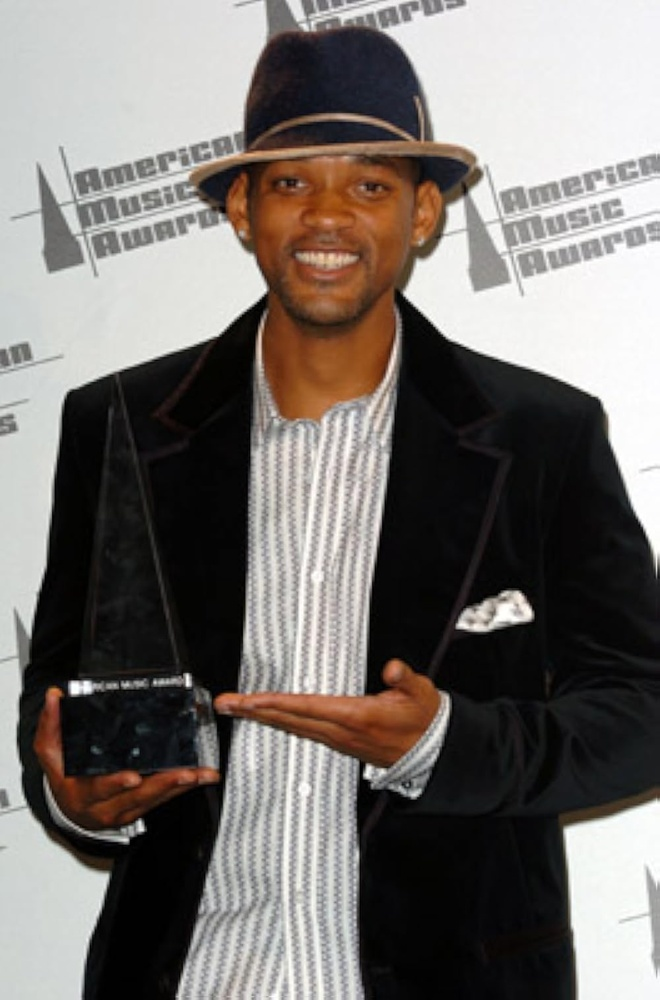
#> input picture Datasets/IMDB Scrap/Will Smith/1141.jpg, 660 x 1000 px, shrunk from 1000 x 1515 before the run, found by its file name; its folder holds only this picture in this run
$ python crop1face.py
#> lines starting #> are read from the running program, lines starting #| are printed output that depends on the picture
import cv2
import os


def detourer_visages(image_path, output_dir, face_cascade_path="haarcascade_frontalface_default.xml"):
    # Charger le classificateur en cascade Haar pour la détection des visages
#> called with output_dir = '/Datasets/FaceCropAge/Will Smith Crop', face_cascade_path = 'haarcascade_frontalface_default.xml'
    face_cascade = cv2.CascadeClassifier(cv2.data.haarcascades + face_cascade_path)

    # Charger l'image
    image = cv2.imread(image_path)
#> image is the input picture: shape (1000, 660, 3); mean B, G, R 110.3, 114.1, 119.2
    if image is None:
        print(f"Erreur : Impossible de charger l'image {image_path}")
        return

    # Convertir l'image en niveaux de gris (nécessaire pour la détection)
    gray = cv2.cvtColor(image, cv2.COLOR_BGR2GRAY)
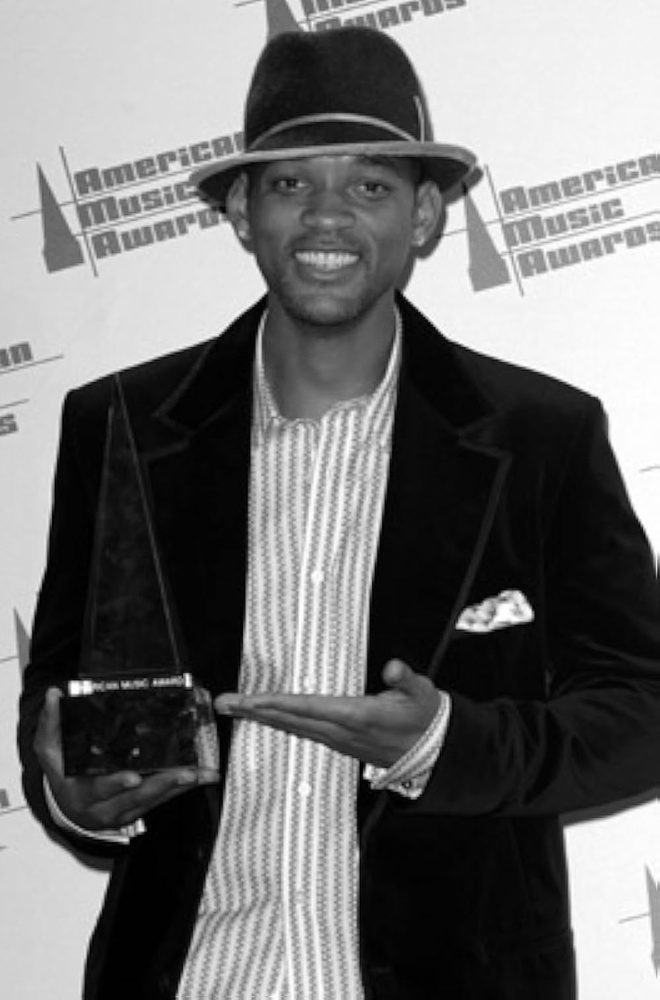
#> gray: shape (1000, 660); min 0, max 255, mean 115.2

    # Détecter les visages
    faces = face_cascade.detectMultiScale(gray, scaleFactor=1.1, minNeighbors=5, minSize=(30, 30))
#> faces = [[254, 162, 55, 55]]

    # Vérifier s'il y a exactement un visage détecté
    if len(faces) != 1:
        print(f"Image ignorée : {image_path} contient {len(faces)} visage(s).")
        return

    # Créer le répertoire de sortie s'il n'existe pas
    os.makedirs(output_dir, exist_ok=True)

    # Extraire et enregistrer le visage
    x, y, w, h = faces[0]
#> x = 254; y = 162; w = 55; h = 55
    face = image[y:y + h, x:x + w]
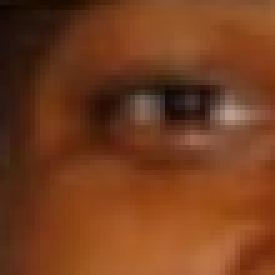
#> face: shape (55, 55, 3) (shown 5 times larger); mean B, G, R 29.8, 61.2, 117

    # Chemin pour enregistrer l'image détourée
    base_name = os.path.splitext(os.path.basename(image_path))[0]  # Nom de base de l'image
    output_path = os.path.join(output_dir, f"{base_name}_face.jpg")

    # Sauvegarder le visage
    cv2.imwrite(output_path, face)
    print(f"Visage sauvegardé : {output_path}")


def process_folder(input_dir, output_dir, face_cascade_path="haarcascade_frontalface_default.xml"):
    # Vérifier si le dossier d'entrée existe
    if not os.path.exists(input_dir):
        print(f"Erreur : Le dossier d'entrée {input_dir} n'existe pas.")
        return

    # Parcourir tous les fichiers du dossier
    for file_name in os.listdir(input_dir):
        file_path = os.path.join(input_dir, file_name)

        # Vérifier si c'est un fichier image
        if os.path.isfile(file_path) and file_name.lower().endswith(('.png', '.jpg', '.jpeg')):
            print(f"Traitement de l'image : {file_path}")
            detourer_visages(file_path, output_dir, face_cascade_path)


# Exemple d'utilisation
input_dir = r"C:\Users\33658\PycharmProjects\Act-O-Matic\Datasets\IMDB Scrap\Will Smith"
output_dir = r"/Datasets/FaceCropAge/Will Smith Crop"
process_folder(input_dir, output_dir)

$ run again, on Datasets/IMDB Scrap/Will Smith/197.jpg
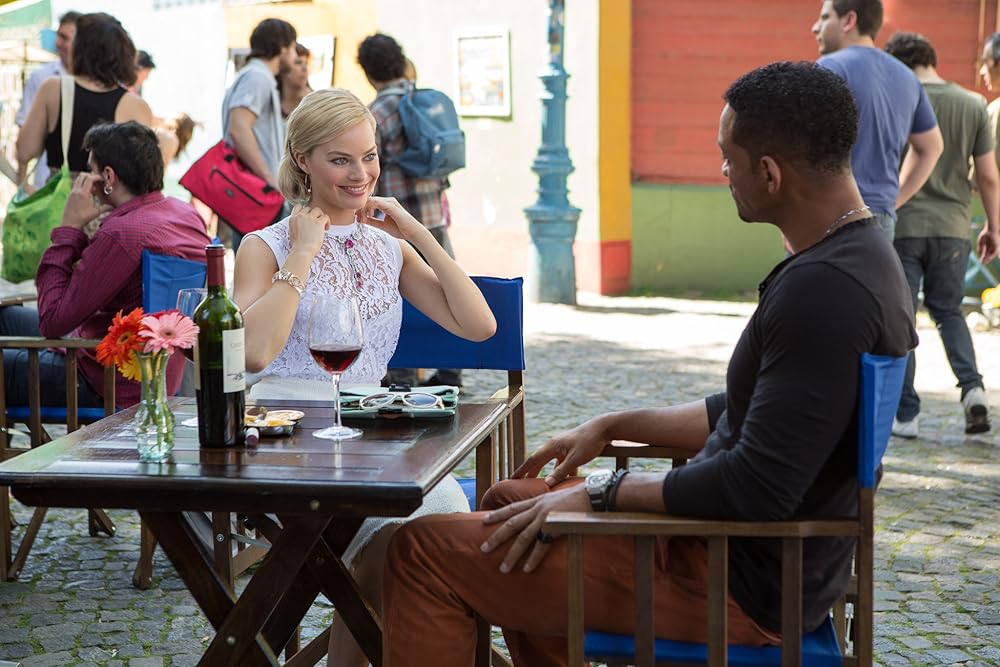
#> input picture Datasets/IMDB Scrap/Will Smith/197.jpg, 1000 x 667 px, found by its file name
#> in detourer_visages, image is the input picture: shape (667, 1000, 3); mean B, G, R 102.4, 106.7, 117.5
#> in detourer_visages, `gray = cv2.cvtColor(image, cv2.COLOR_BGR2GRAY)`:
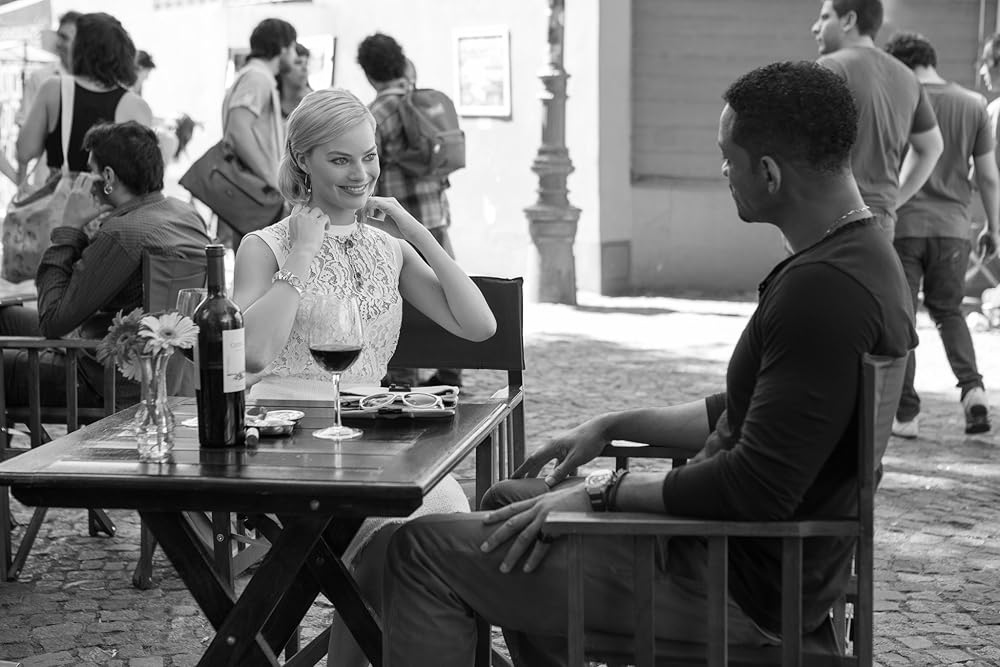
#> gray: shape (667, 1000); min 0, max 255, mean 109.5
#> faces = [[322, 132, 69, 69]]
#> x = 322; y = 132; w = 69
#> in detourer_visages, `face = image[y:y + h, x:x + w]`:
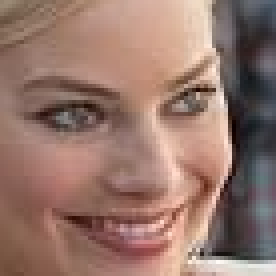
#> face: shape (69, 69, 3) (shown 4 times larger); mean B, G, R 107.1, 117.6, 149.3

$ run again, on Datasets/IMDB Scrap/Will Smith/30.jpg
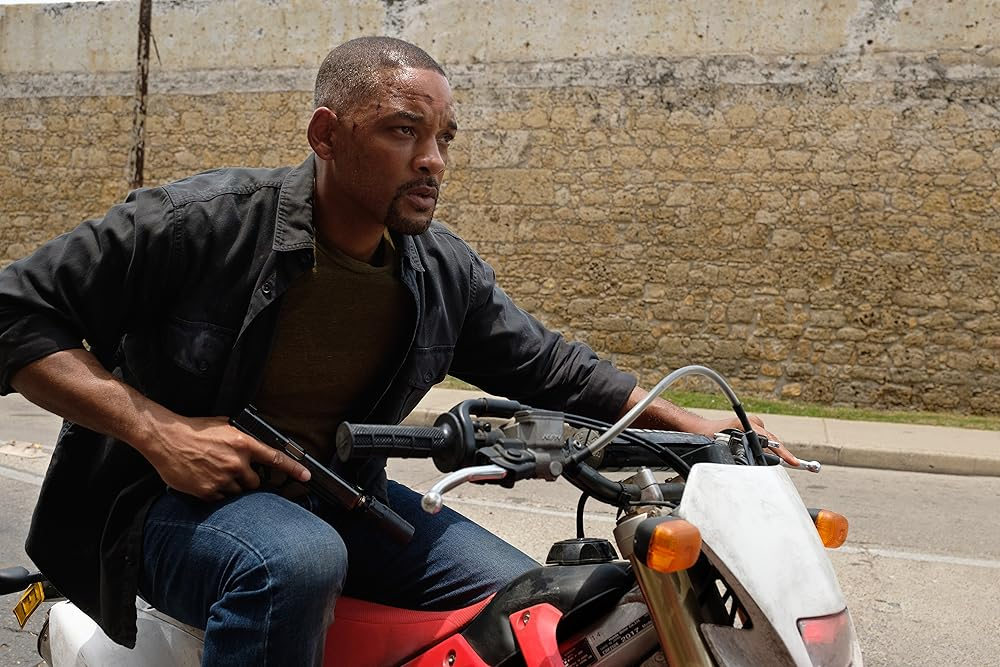
#> input picture Datasets/IMDB Scrap/Will Smith/30.jpg, 1000 x 667 px, found by its file name
#> in detourer_visages, image is the input picture: shape (667, 1000, 3); mean B, G, R 86.4, 100.3, 114.7
#> in detourer_visages, `gray = cv2.cvtColor(image, cv2.COLOR_BGR2GRAY)`:
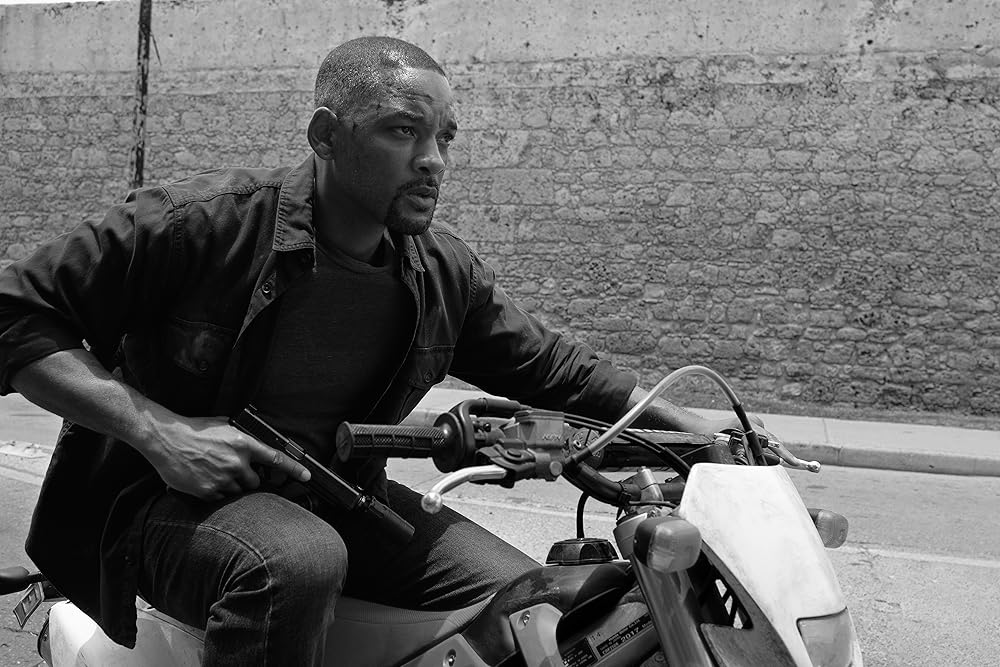
#> gray: shape (667, 1000); min 0, max 255, mean 103
#> faces = ()
#| Image ignorée : C:\Users\33658\PycharmProjects\Act-O-Matic\Datasets\IMDB Scrap\Will Smith/30.jpg contient 0 visage(s).
